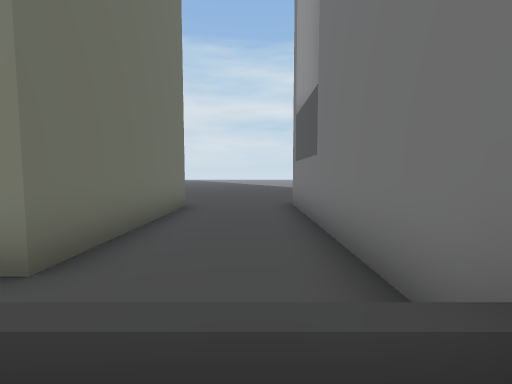
View 1 (above)

24 first-person views from a walk through a scene from a Unity 3-D project. The camera is 1.3 m above the floor, tilts 4° down and sees 90° across. The floor is counted in squares, 2 m on a side. Each view is taken from the middle of a square. On the plan, view 1 faces up. The plan holds only what a view shows up to about 9 squares ahead; the rest is blank. The place goes on beyond the plan. The player character is not drawn.

View 2
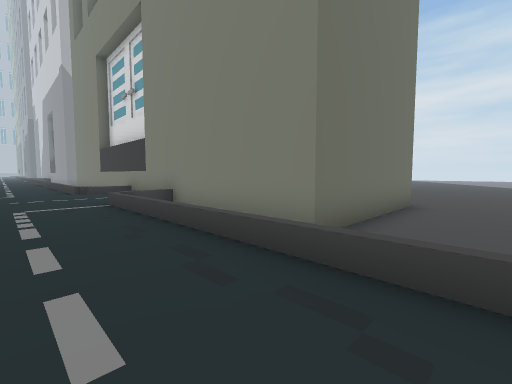

View 3
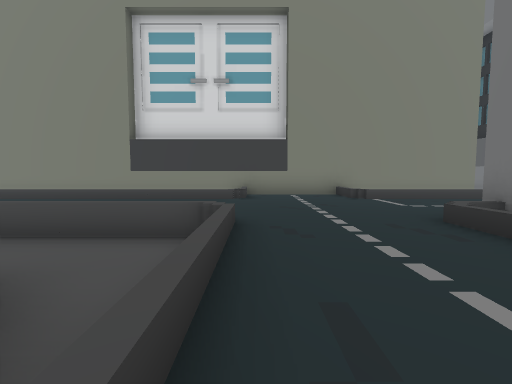

View 4
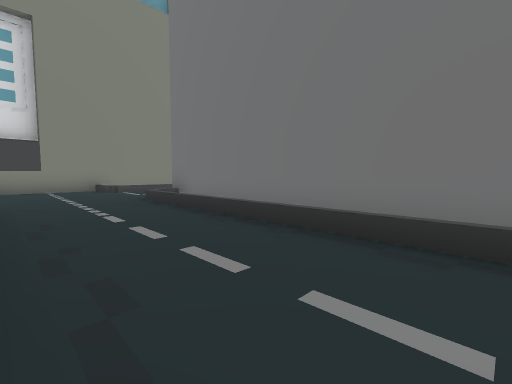

View 5
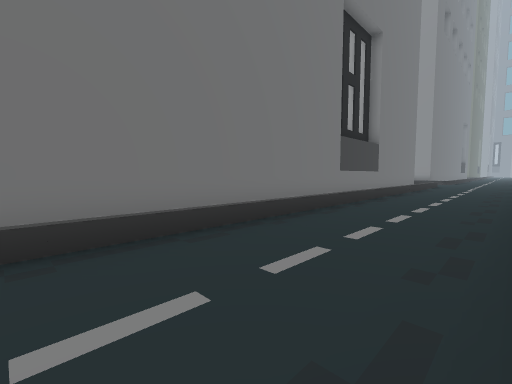

View 6
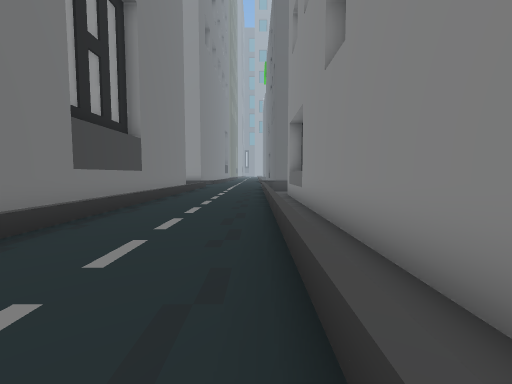

View 7
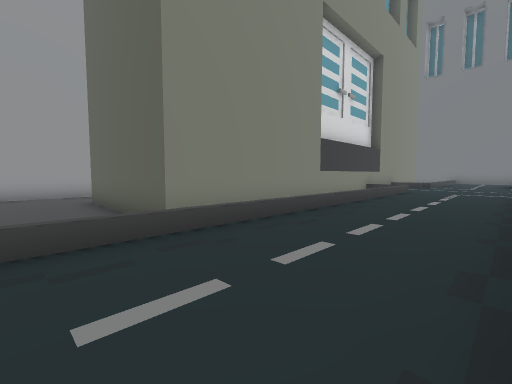

View 8
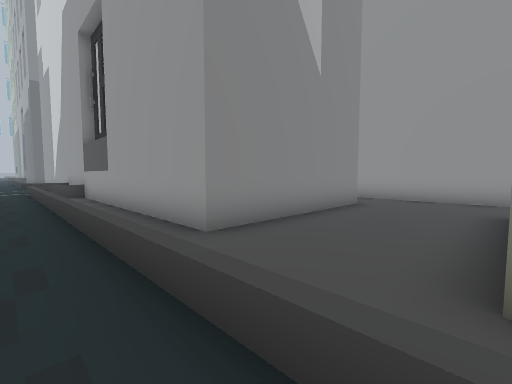

View 9
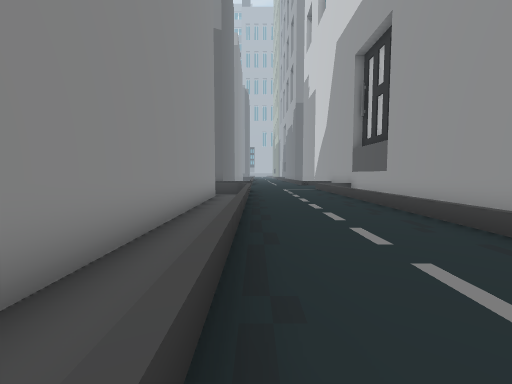

View 10
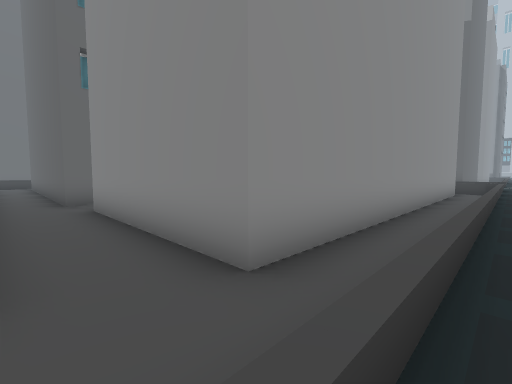

View 11
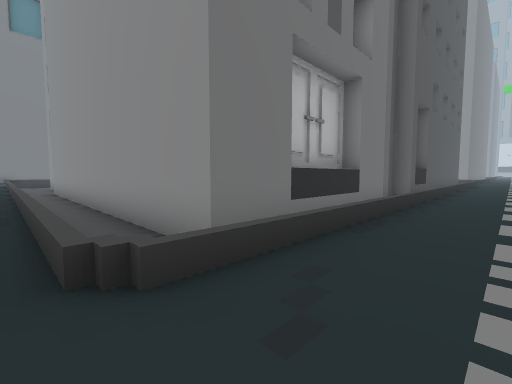

View 12
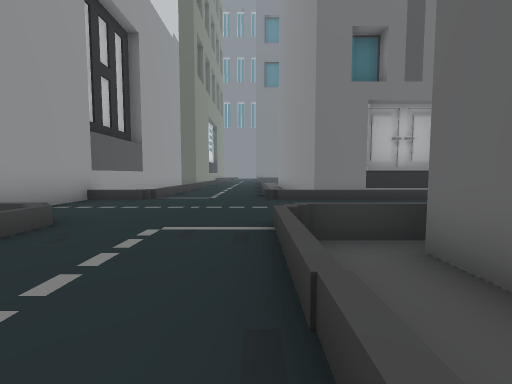

View 13
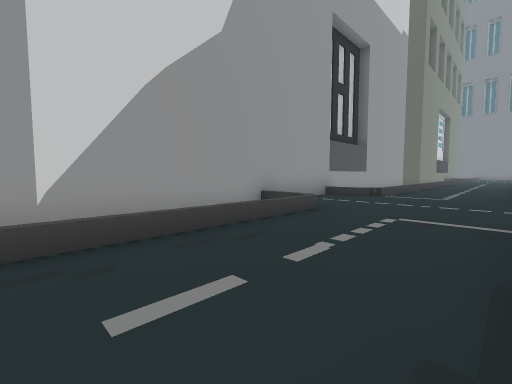

View 14
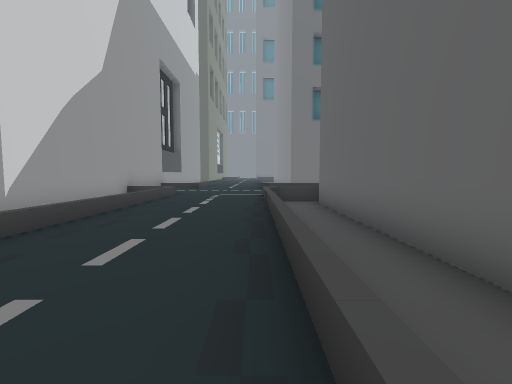

View 15
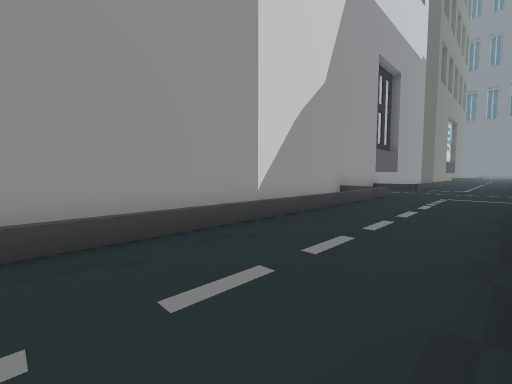

View 16
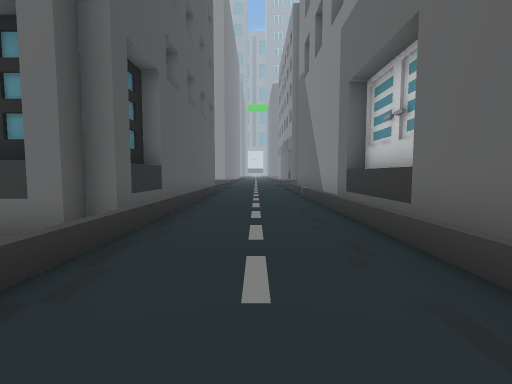

View 17
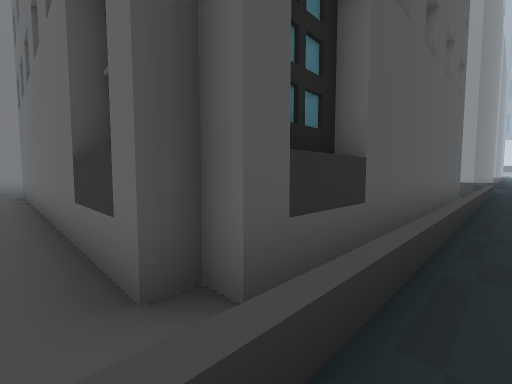

View 18
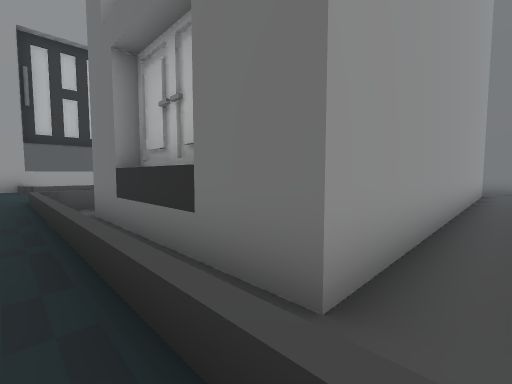

View 19
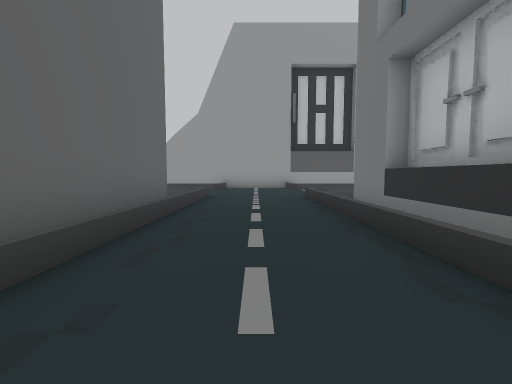

View 20
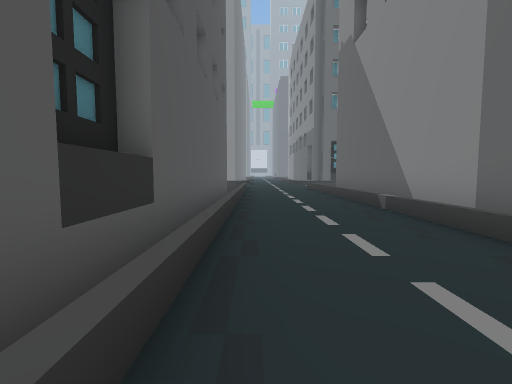

View 21
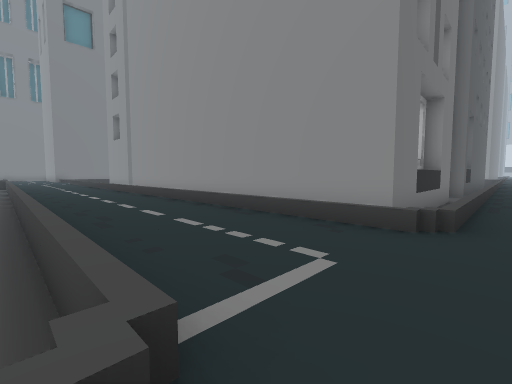

View 22
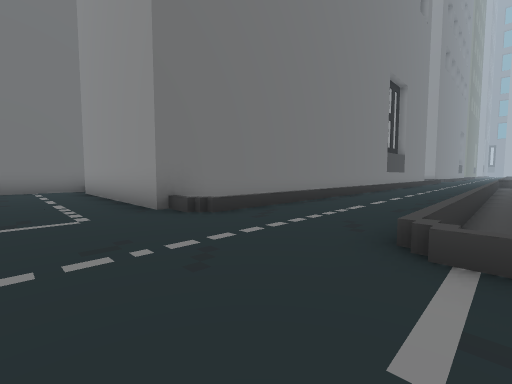

View 23
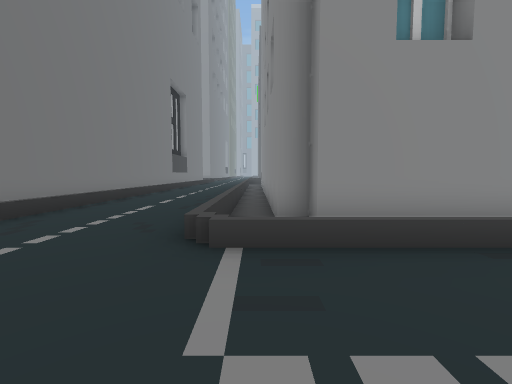

View 24
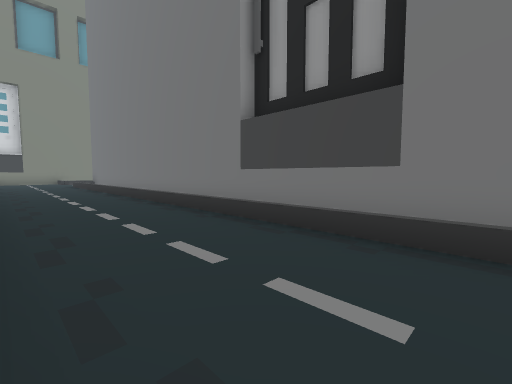

### Floor plan
Key: @ floor where view 1 was taken; # wall or solid block; . main floor; - floor 0.5 m lower than the main floor; / step, stairs or slope; = window, fence, low wall or low ledge; ^ raised ledge; v drop or lower ground; B building.
Columns run from 41 left of view 1 to 2 right of it. Each row starts with its distance up from view 1.
 11                                         --
 10                     ####               ---
  9                     ----               ----
  8                     ----               ----
  7                    #---#               #--BB
  6                    #---#               #--B
  5                    #---#               #--B
  4                    #---#               #--B
  3                    #---#               #--B
  2 ####################---#################--B
  1 ------ -=...=------------------=...-------B
  0 .........................................@B
 -1 ..........................................B
 -2 ............////////////////////....######B
 -3  vvvvvvvv...vvvvvvvvvvvvvvv  vvv...v#
 -4   #######...BBBBBBBBBBBBBvv###vv...v#
 -5         #...BB          Bvv  ##v...v#
 -6         #...BB          Bvv    v...v#
 -7         #...BB          Bvv    v...v#
 -8         #...BB          Bvv    v...v#
 -9         #...v#######BBBBBvv    v...v#
-10         #...vvvvvvvvvvvvvvv    v...v#
-11        #^...v#B######BBBBBv    v...v#
-12        #^...B#           Bv    v...v#
-13        ##...B#           Bv    v...v#
-14         #...B            Bv    v...v#
-15         #...B                  v...v#
-16         #...B                  v...v#
-17         #...B                  v...v#
-18         #...B                  v...v#

Positions as (right, up) in squares from view 1, and headings:
1: (0, 0), facing up
2: (0, -1), facing up-left
3: (-9, -6), facing up
4: (-9, -9), facing up-right
5: (-9, -7), facing down-right
6: (-9, -9), facing down
7: (-20, -2), facing up-right
8: (-18, 0), facing up-left
9: (-18, -2), facing left
10: (-15, -2), facing down-left
11: (-31, -2), facing down-right
12: (-36, -2), facing right
13: (-37, -2), facing up-right
14: (-41, -2), facing right
15: (-41, -2), facing up-right
16: (-31, -7), facing down
17: (-30, -10), facing down-right
18: (-30, -10), facing up-right
19: (-31, -10), facing up
20: (-30, -10), facing down
21: (-30, 1), facing down-right
22: (-10, 0), facing down-right
23: (-10, 0), facing down
24: (-9, -18), facing up-right
